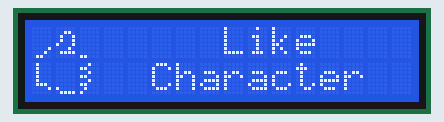
A sketch run on a simulated Arduino Uno, built with avr-gcc and run on an emulated ATmega328P. Shown: 16×2 character LCD.

Above: at 0.2 s.
At 3.3 s:
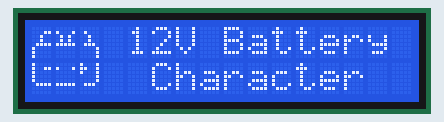
At 6.3 s:
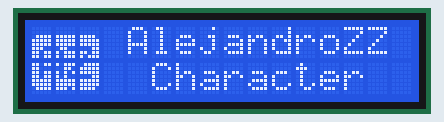

Measured:
- what the display in image 1 shows lasts 3.1 s, from 3.2 s to 6.3 s

The sketch:

3x2_icons.ino
```cpp
#include <Wire.h>
#include <LiquidCrystal_I2C.h>

/*
 * The following lines are needed because early versions (pre 1.0)
 * had a Serial method "print" which allowed binary when used
 * with the qualifier BYTE, but this has now been superseded
 * by the "write" method.
 */
#if defined(ARDUINO) && ARDUINO >= 100
  #define printByte(args)  write(args);
#else
  #define printByte(args)  print(args,BYTE);
#endif

// Delay time when showing the icons
#define time_ms 3000

// Code map for the like icon
uint8_t hand[6][8] = {
  {0x0, 0x0, 0x0, 0x0, 0x0, 0x1, 0x2, 0xC},
  {0x0, 0x6, 0x9, 0x9, 0x11, 0x2, 0xF, 0x0},
  {0x0, 0x0, 0x0, 0x0, 0x0, 0x0, 0x0, 0x18},
  {0x8, 0x8, 0x8, 0x8, 0x8, 0xE, 0x1, 0x0},
  {0x0, 0x0, 0x0, 0x0, 0x0, 0x0, 0x10, 0xF},
  {0x4, 0x18, 0x4, 0x18, 0x4, 0x18, 0x8, 0x10},
};

// Code map for the battery icon
uint8_t bat[6][8] = {
  {0x0, 0x3, 0x4, 0x4, 0xF, 0x10, 0x10, 0x10},
  {0x0, 0x11, 0xA, 0xA, 0x1F, 0x0, 0x0, 0x0},
  {0x0, 0x8, 0x4, 0x4, 0xE, 0x1, 0x1, 0x1},
  {0x10, 0x13, 0x10, 0x10, 0x10, 0xF, 0x0, 0x0},
  {0x0, 0x11, 0x0, 0x0, 0x0, 0x1F, 0x0, 0x0},
  {0x11, 0x19, 0x11, 0x1, 0x1, 0xE, 0x0, 0x0},
};

// Code map for the AZ icon
uint8_t AZ_icon[6][8] = {
  {0x0, 0x0, 0xF, 0x1F, 0x1F, 0x1C, 0x1B, 0x1B},
  {0x0, 0x0, 0x1F, 0x1F, 0x1F, 0xC, 0x17, 0x17},
  {0x0, 0x0, 0x1E, 0x1F, 0x1F, 0x3, 0x1B, 0x17},
  {0x1B, 0x18, 0x1B, 0x1B, 0x1F, 0x1F, 0xF, 0x0},
  {0x17, 0x6, 0x15, 0x14, 0x1F, 0x1F, 0x1D, 0x0},
  {0xF, 0x1F, 0x1F, 0x3, 0x1F, 0x1F, 0x1E, 0x0},
};

LiquidCrystal_I2C lcd(0x27,16,2);  // set the LCD address to 0x27 for a 16 chars and 2 line display

void setup()
{
  lcd.init();                      // initialize the lcd
  lcd.backlight();

  //+---------------------------------------------------------------+
  //|                                                               |
  //|                         LIKE CHARACTER                        |
  //|                                                               |
  //+---------------------------------------------------------------+

  // Create hand custom character map (8 characters max)
  for (int i = 0; i < sizeof(hand) / 8; i++) {
    lcd.createChar(i, hand[i]);
  }

  // Display Icon
  printIcon();
  lcd.setCursor(4,0);
  lcd.print("    Like    ");
  lcd.setCursor(4,1);
  lcd.print(" Character  ");

  delay(time_ms);

  //+---------------------------------------------------------------+
  //|                                                               |
  //|                     12V BATTERY CHARACTER                     |
  //|                                                               |
  //+---------------------------------------------------------------+

  // Create hand custom character map (8 characters max)
  for (int i = 0; i < sizeof(bat) / 8; i++) {
    lcd.createChar(i, bat[i]);
  }

  // Display Icon
  printIcon();
  lcd.setCursor(4,0);
  lcd.print("12V Battery ");
  lcd.setCursor(4,1);
  lcd.print(" Character  ");

  delay(time_ms);

  //+---------------------------------------------------------------+
  //|                                                               |
  //|                        AZ LOGO CHARACTER                      |
  //|                                                               |
  //+---------------------------------------------------------------+

  // Create hand custom character map (max 8 characters)
  for (int i = 0; i < sizeof(AZ_icon) / 8; i++) {
    lcd.createChar(i, AZ_icon[i]);
  }

  // Display Icon
  printIcon();
  lcd.setCursor(4,0);
  lcd.print("AlejandroZZ ");
  lcd.setCursor(4,1);
  lcd.print(" Character  ");
}

// Display the 6 characters to create the icon
void printIcon(){

  lcd.home();

  lcd.printByte(0);
  lcd.printByte(1);
  lcd.printByte(2);

  lcd.setCursor(0,1);

  lcd.printByte(3);
  lcd.printByte(4);
  lcd.printByte(5);
}


void loop()
{

}
```
